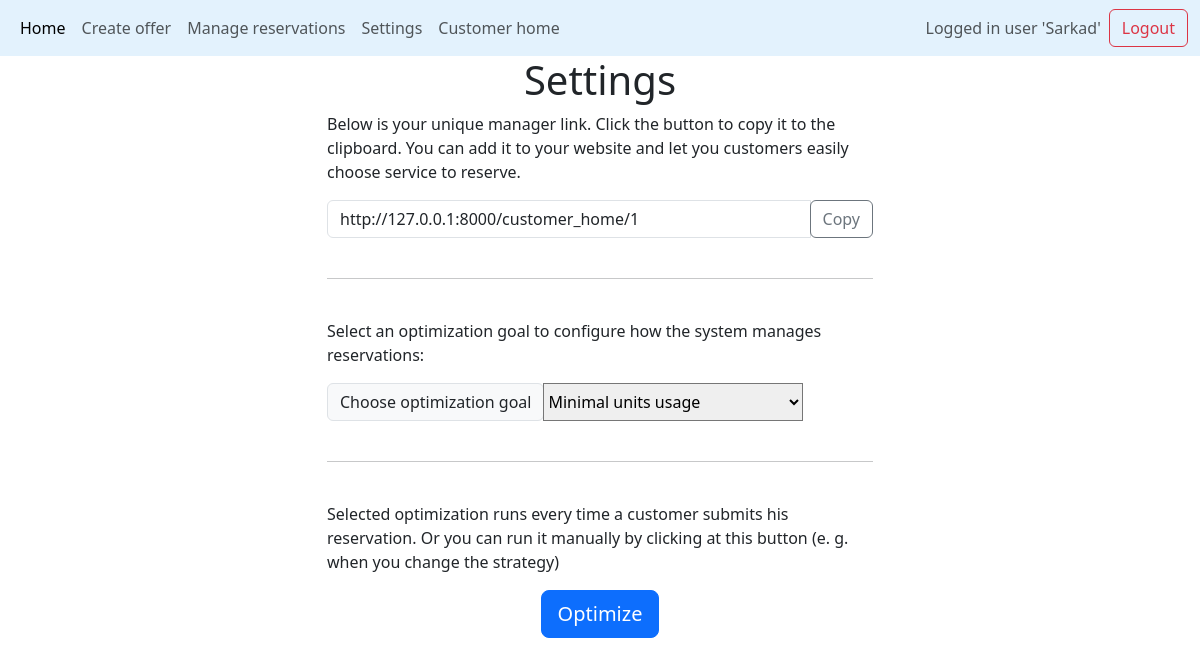
Page /manager_link/13 (signed in) on the earlier database version.
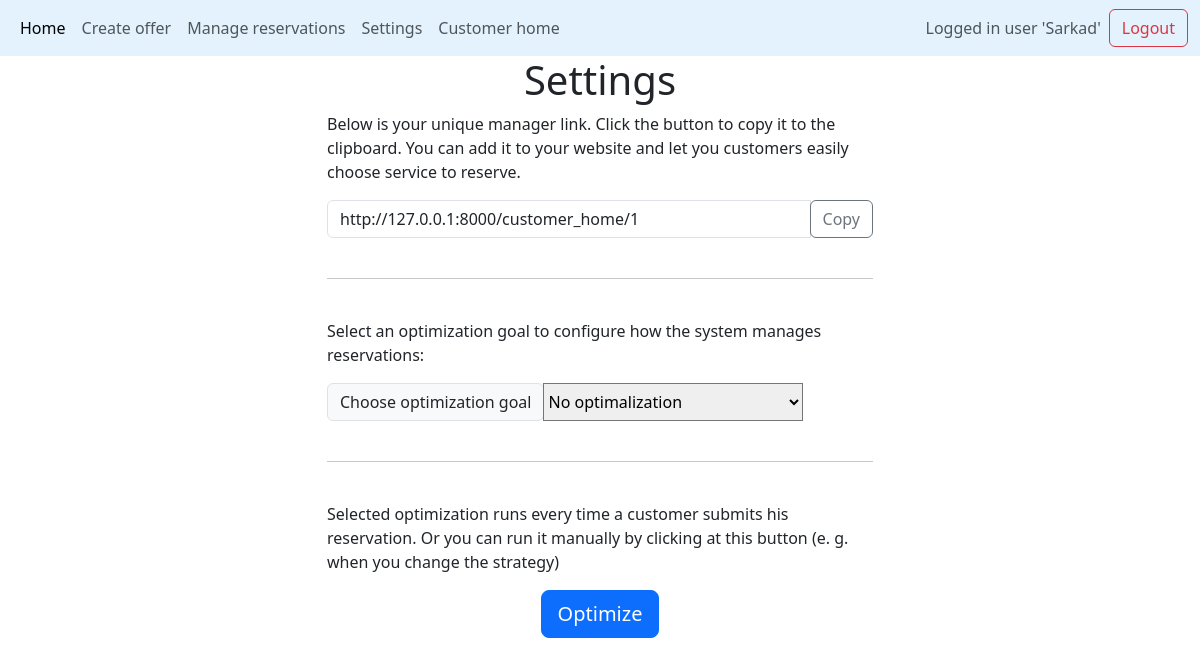
Same page on the later database version.
### base/models.py (models this page shows, shortened)
class ManagerProfile(models.Model):
    user = models.OneToOneField(User, on_delete=models.CASCADE, related_name='managerprofile')
    optimization_strategy = models.CharField(max_length=30, default='min_units', choices=[
        ('min_units', 'Minimal units usage'),
        ('equally_distributed', 'Equally distributed reservations'),
        ('no_optimization','No optimizaton')
    ])
    manager_link = models.URLField(max_length=200, blank=True)

### base/views.py (the view)
# urls.py: path('manager_link/<int:manager_id>', views.manager_link, name='manager_link'),
@login_required
def manager_link(request, manager_id=None):
    base_url = f"{request.scheme}://{request.get_host()}"
    link = f"{base_url}/customer_home/{manager_id}"
    profile = request.user.managerprofile
    return render(request, "manager_link.html", {'profile': profile})

### templates/manager_link.html (shortened to what this page needs)
{% extends 'main.html' %}
{% load crispy_forms_tags %}
{% load static %}
{% block content %}
<div class="container-md">
    <div class="row justify-content-center">
        <div class="col-md-6">
            <h1 class="text-center">Settings</h1>
            <p>Below is your unique manager link. Click the button to copy it to the clipboard. You can add it to your website and let you customers easily choose service to reserve.</p>
            <div class="input-group mb-3">
                <input type="text" class="form-control" id="linkToCopy" value="{{ profile.manager_link }}" readonly>
                <div class="input-group-append">
                    <button class="btn btn-outline-secondary" type="button" id="copyButton">Copy</button>
                </div>
            </div>
            <hr style="margin-top: 40px; margin-bottom: 40px;">
            <p>Select an optimization goal to configure how the system manages reservations:</p>
            <form method="POST" action="{% url 'save_optimization_strategy' %}">
                <div class="input-group mb-3">
                    <div class="input-group-prepend">
                        <label class="input-group-text" for="optimizationStrategy">Choose optimization goal</label>
                    </div>
                    <select class="custom-select" id="optimizationStrategy" name="optimizationStrategy">
                        <option value="min_units" {% if profile.optimization_strategy == "min_units" %}selected{% endif %}>Minimal units usage</option>
                        <option value="no_optimization" {% if profile.optimization_strategy == "no_optimization" %}selected{% endif %}> No optimalization </option>
                    </select>
                </div>
            </form>
            <hr style="margin-top: 40px; margin-bottom: 40px;">
            <p>Selected optimization runs every time a customer submits his reservation. Or you can run it manually by clicking at this button (e. g. when you change the strategy)</p>
            <div class="d-flex justify-content-center">
                <a href="{% url 'optimize' %}" class="btn btn-primary btn-lg" type="button"
                    id="optimizeButton">Optimize</a>
            </div>
        </div>
    </div>
</div>
{% endblock %}

### templates/main.html (shortened to what this page needs)
<!DOCTYPE html>
<html>
    {% load static %}
<head>
    <link href="https://cdn.jsdelivr.net/npm/bootstrap@5.3.3/dist/css/bootstrap.min.css" rel="stylesheet"
>
    <link rel="stylesheet" href="https://cdn.jsdelivr.net/npm/bootstrap-icons@1.9.1/font/bootstrap-icons.css">
    <link rel="stylesheet" type="text/css" href="{% static 'css/style.css' %}">
</head>
<body>
    {% include 'navbar.html' %}
    {% block content %}
    {% endblock %}
</body>
</html>

### templates/navbar.html (shortened to what this page needs)
<nav class="navbar navbar-expand-lg" style="background-color: #e3f2fd;">
  <div class="container-fluid">
    <div class="collapse navbar-collapse" id="navbarSupportedContent">
      <ul class="navbar-nav me-auto mb-2 mb-lg-0">
        <li class="nav-item">
          <a class="nav-link active" aria-current="page" href="/manager_home">Home</a>
        </li>
        <li class="nav-item">
          <a class="nav-link" href="/create_offer">Create offer</a>
        </li>
        <li class="nav-item">
          <a class="nav-link" href="/managed_reservations">Manage reservations</a>
        </li>
        {% if request.user.is_authenticated %}
        <li class="nav-item">
          <a class="nav-link" href="{% url 'manager_link' manager_id=request.user.id %}">Settings</a>
        </li>
        <li class="nav-item">
          <a class="nav-link" target="_blank" href="{% url 'customer_home' manager_id=request.user.id %}">Customer home</a>
        </li>
        {% endif %}
      </ul>
       <div class="d-flex align-items-center">
        {% if request.user.is_authenticated %}
        <span class="navbar-text me-2"> Logged in user '{{ request.user.username | title }}'</span>
        <a class="btn btn-outline-danger" href="{% url 'logout' %}">Logout</a>
        {% else %}
        <a class="btn btn-outline-primary" href="{% url 'login' %}">Login</a>
        {% endif %}
      </div>
    </div>
    </div>
</nav>

Differences in the rows shown:
changed ManagerProfile "http://127.0.0.1:8000/customer_home/1": optimizationStrategy "Minimal units usage" → "No optimalization"
